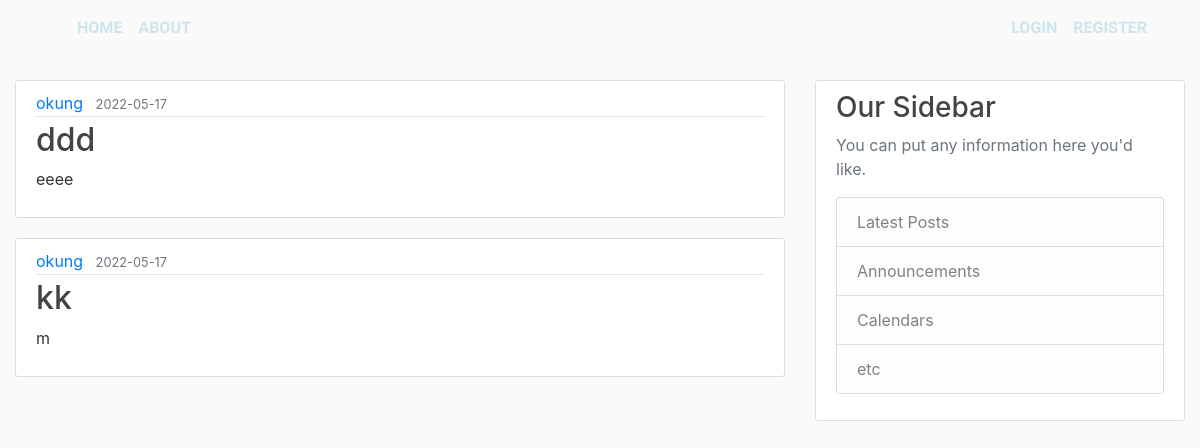
Page /home on the earlier database version.
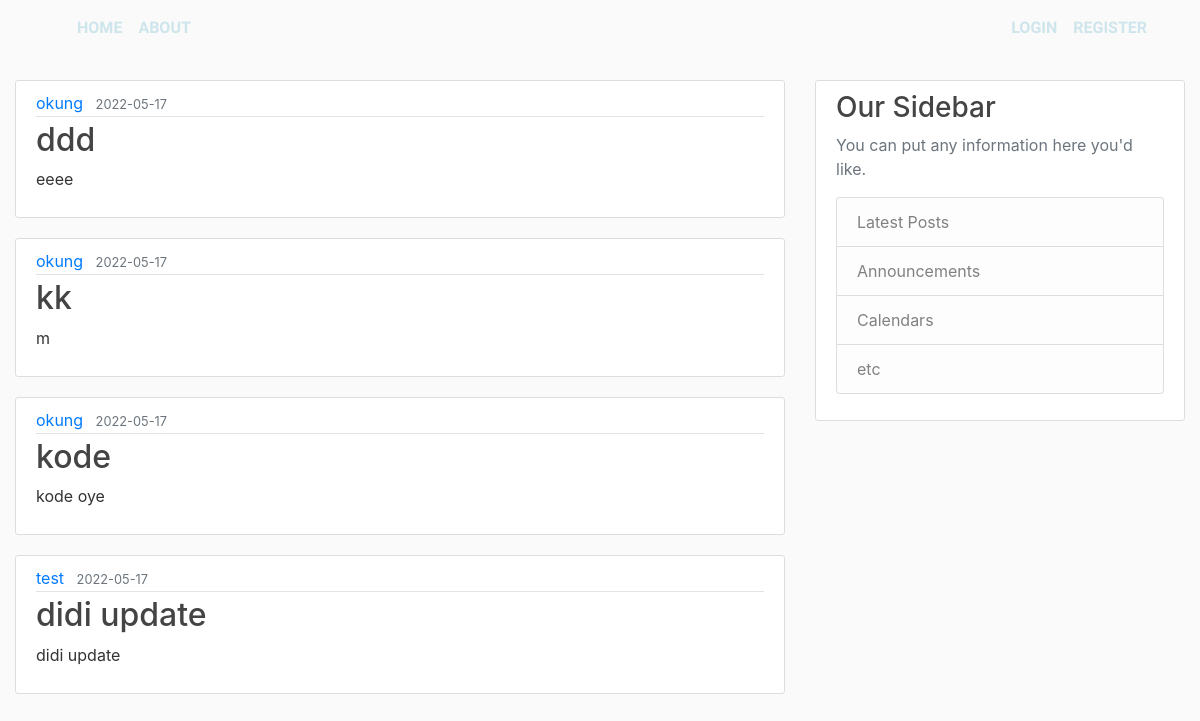
Same page on the later database version.
### zebus/models.py (models this page shows, shortened)
class Post(db.Model):
  id = db.Column(db.Integer, primary_key=True)
  title = db.Column(db.String(100),nullable=False)
  date_posted = db.Column(db.DateTime, nullable=False, default=datetime.utcnow)
  content = db.Column(db.Text, nullable=False)
  user_id= db.Column(db.Integer,db.ForeignKey('user.id'),nullable=False)

class User (db.Model, UserMixin):
  id=db.Column(db.Integer,primary_key=True)
  username = db.Column(db.String(20), unique=True,  nullable=False)
  email = db.Column(db.String(120), unique=True, nullable=False)
  image_file = db.Column(db.String(20), nullable=False, default='default.jpg')
  password = db.Column(db.String(60),nullable=False)
  posts = db.relationship('Post',backref='author', lazy=True)

### zebus/routes.py (the view)
@app.route('/')
@app.route ('/home')
def home():
  posts=Post.query.all()
  return render_template ('home.html', posts=posts)

### zebus/templates/home.html
{% extends "base.html" %}
{% block content %}
  {% for post in posts %}
  <article class="media content-section">
    <div class="media-body">
      <div class="article-metadata">
        <a class="mr-2" href="#">{{ post.author.username}}</a>
        <small class="text-muted">{{ post.date_posted.strftime('%Y-%m-%d') }}</small>
      </div>
      <h2><a class="article-title" href="{{url_for('post', post_id=post.id)}}">{{ post.title }}</a></h2>
      <p class="article-content">{{ post.content }}</p>
    </div>
  </article>
  {% endfor %}
  {% endblock content %}

### zebus/templates/base.html (shortened to what this page needs)
<!DOCTYPE html>
<html lang="en">
<head>
  <link rel="stylesheet" href="https://cdn.jsdelivr.net/npm/bootstrap@4.3.1/dist/css/bootstrap.min.css"
>
  <link rel="stylesheet" type="text/css" href="{{ url_for('static', filename = 'main.css')}}">
</head>
<body>
  <header class="site-header">
    <nav class="navbar navbar-expand-md navbar-dark bg-steel fixed-top">
      <div class="container">
        <div class="collapse navbar-collapse" id="navbarToggle">
          <div class="navbar-nav mr-auto">
            <a class="nav-item nav-link" href="{{ url_for('home')}}">Home</a>
            <a class="nav-item nav-link" href="{{ url_for('about')}}">About</a>
          </div>
          <div class="navbar-nav">
            {% if current_user.is_authenticated %}
            <a class="nav-item nav-link" href="{{ url_for('new_post')}}">New Post</a>
            <a class="nav-item nav-link" href="{{ url_for('account')}}"> My Account</a>
            <a class="nav-item nav-link" href="{{ url_for('logout')}}">Logout</a>
            {% else %}
            <a class="nav-item nav-link" href="{{ url_for('login')}}">Login</a>
            <a class="nav-item nav-link" href="{{ url_for('register')}}">Register</a>
            {% endif %}
          </div>
        </div>
      </div>
    </nav>
  </header>
  <main role="main" class="container-fluid  mt-5">
    <div class="row">
      <div class="col-md-8">
        {% block content %}{% endblock %}
      </div>
      <div class="col-md-4">
        <div class="content-section">
          <h3>Our Sidebar</h3>
          <p class='text-muted'>You can put any information here you'd like.
            <ul class="list-group">
              <li class="list-group-item list-group-item-light">Latest Posts</li>
              <li class="list-group-item list-group-item-light">Announcements</li>
              <li class="list-group-item list-group-item-light">Calendars</li>
              <li class="list-group-item list-group-item-light">etc</li>
            </ul>
          </p>
        </div>
      </div>
    </div>
  </main>
</body>
</html>

### zebus/static/main.css (style rules this page uses)
body { background: #fafafa; color: #333333; margin-top: 5rem; background-image: url(https://images.pexels.com/photos/7377687/pexels-photo-7377687.jpeg?auto=compress&cs=tinysrgb&dpr=2&h=650&w=940); background-size: cover; background-repeat: no-repeat; }
h1, h2, h3, h4, h5, h6 { color: #444444; }
.bg-steel { background-color: transparent; }
.site-header .navbar-nav .nav-link { font-family: "Fredoka One", Sans-serif; color:rgb(205, 229, 235); font-size: 16px; font-weight: 800; text-transform: uppercase; line-height: 22px; letter-spacing: 0px; }
.content-section { background: #ffffff; padding: 10px 20px; border: 1px solid #dddddd; border-radius: 3px; margin-bottom: 20px; }
.article-title { color: #444444; }
.article-content { white-space: pre-line; }
.article-metadata { padding-bottom: 1px; margin-bottom: 4px; border-bottom: 1px solid #e3e3e3 }

Differences in the rows shown:
added Post: author.username "okung", date_posted "2022-05-17", title "kode", content "kode oye"
added Post: author.username "test", date_posted "2022-05-17", title "didi update", content "didi update"
